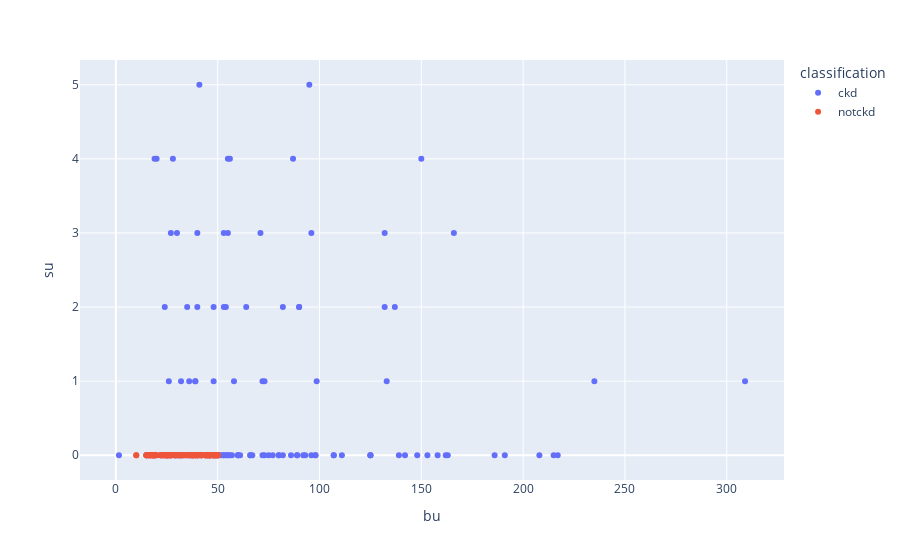

Notebook cell for this chart:
### Code cell
scatters("bu","su")

### Figure 1 — Plotly figure (JSON) as saved in the notebook; plotly's stock layout.template omitted (floating-point values rounded to 4 significant figures; data arrays with more than 128 entries replaced by an {"elided": "..."} marker saying what was removed)
{"data": [{"hovertemplate": "classification=ckd<br>bu=%{x}<br>su=%{y}<extra></extra>", "legendgroup": "ckd", "marker": {"color": "#636efa", "symbol": "circle"}, "mode": "markers", "name": "ckd", "orientation": "v", "showlegend": true, "type": "scatter", "x": {"elided": "130 float values"}, "xaxis": "x", "y": {"elided": "130 int values"}, "yaxis": "y"}, {"hovertemplate": "classification=notckd<br>bu=%{x}<br>su=%{y}<extra></extra>", "legendgroup": "notckd", "marker": {"color": "#EF553B", "symbol": "circle"}, "mode": "markers", "name": "notckd", "orientation": "v", "showlegend": true, "type": "scatter", "x": [10, 36, 49, 17, 38, 27, 10, 36, 20, 31, 38, 32, 18, 46, 24, 40, 17, 33, 19, 34, 25, 15, 23, 22, 46, 44, 23, 50, 44, 37, 19, 18, 22, 32, 44, 42, 38, 49, 48, 33, 44, 26, 38, 25, 30, 17, 46, 27, 18, 28, 46, 48, 29, 49, 39, 30, 50, 25, 31, 25, 39, 46, 45, 27, 40, 34, 42, 29, 37, 46, 35, 27, 18, 25, 19, 49, 47, 37, 17, 24, 38, 16, 22, 50, 39, 16, 19, 40, 44, 15, 41, 42, 48, 42, 50, 26, 38, 44, 41, 16, 27, 45, 23, 22, 46, 18, 25, 47, 17, 15, 48, 25, 16, 48, 45, 46, 49, 31, 26, 50, 18], "xaxis": "x", "y": [0, 0, 0, 0, 0, 0, 0, 0, 0, 0, 0, 0, 0, 0, 0, 0, 0, 0, 0, 0, 0, 0, 0, 0, 0, 0, 0, 0, 0, 0, 0, 0, 0, 0, 0, 0, 0, 0, 0, 0, 0, 0, 0, 0, 0, 0, 0, 0, 0, 0, 0, 0, 0, 0, 0, 0, 0, 0, 0, 0, 0, 0, 0, 0, 0, 0, 0, 0, 0, 0, 0, 0, 0, 0, 0, 0, 0, 0, 0, 0, 0, 0, 0, 0, 0, 0, 0, 0, 0, 0, 0, 0, 0, 0, 0, 0, 0, 0, 0, 0, 0, 0, 0, 0, 0, 0, 0, 0, 0, 0, 0, 0, 0, 0, 0, 0, 0, 0, 0, 0, 0], "yaxis": "y"}], "layout": {"legend": {"title": {"text": "classification"}, "tracegroupgap": 0}, "margin": {"t": 60}, "xaxis": {"anchor": "y", "domain": [0, 1], "title": {"text": "bu"}}, "yaxis": {"anchor": "x", "domain": [0, 1], "title": {"text": "su"}}}}
